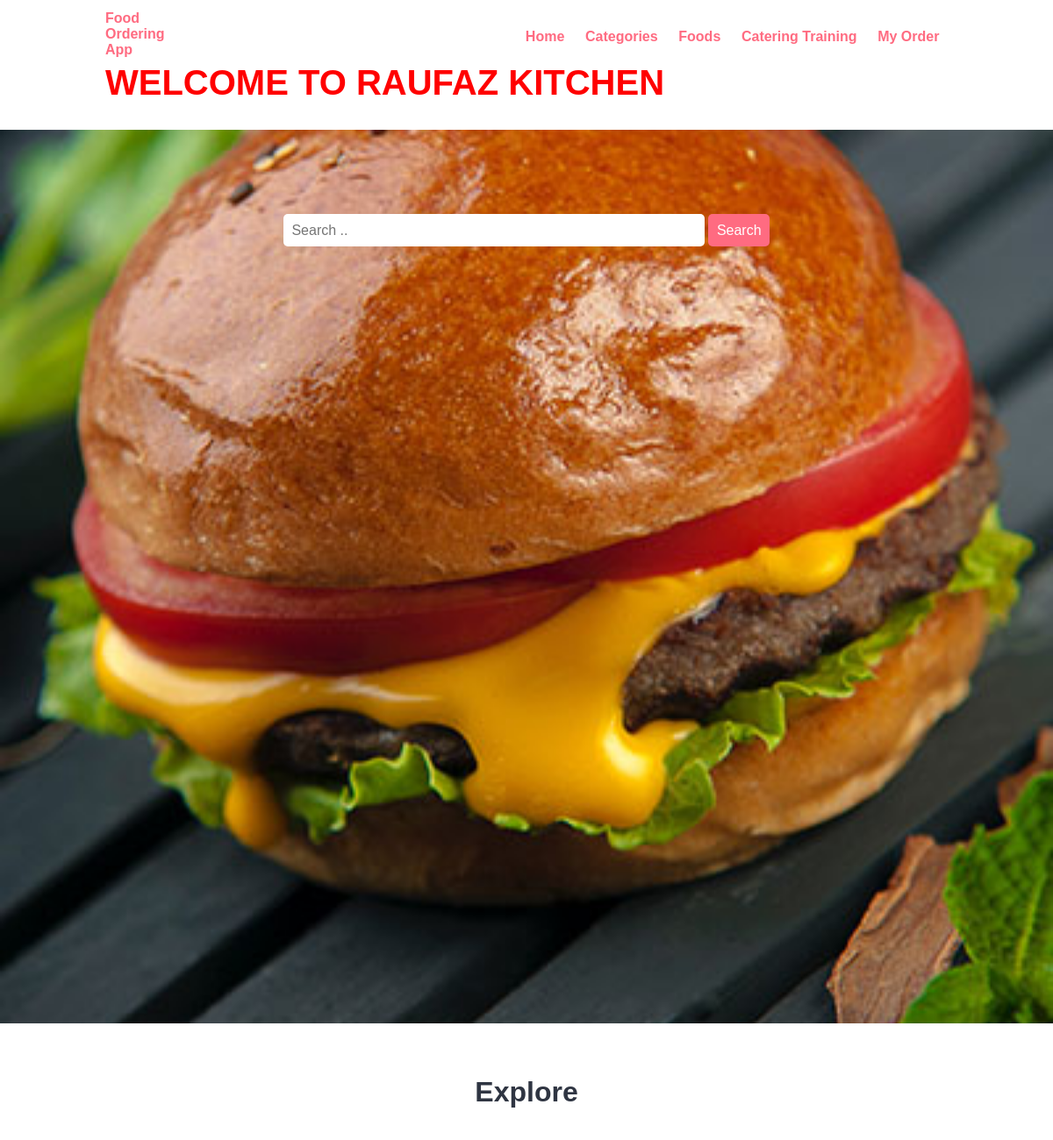
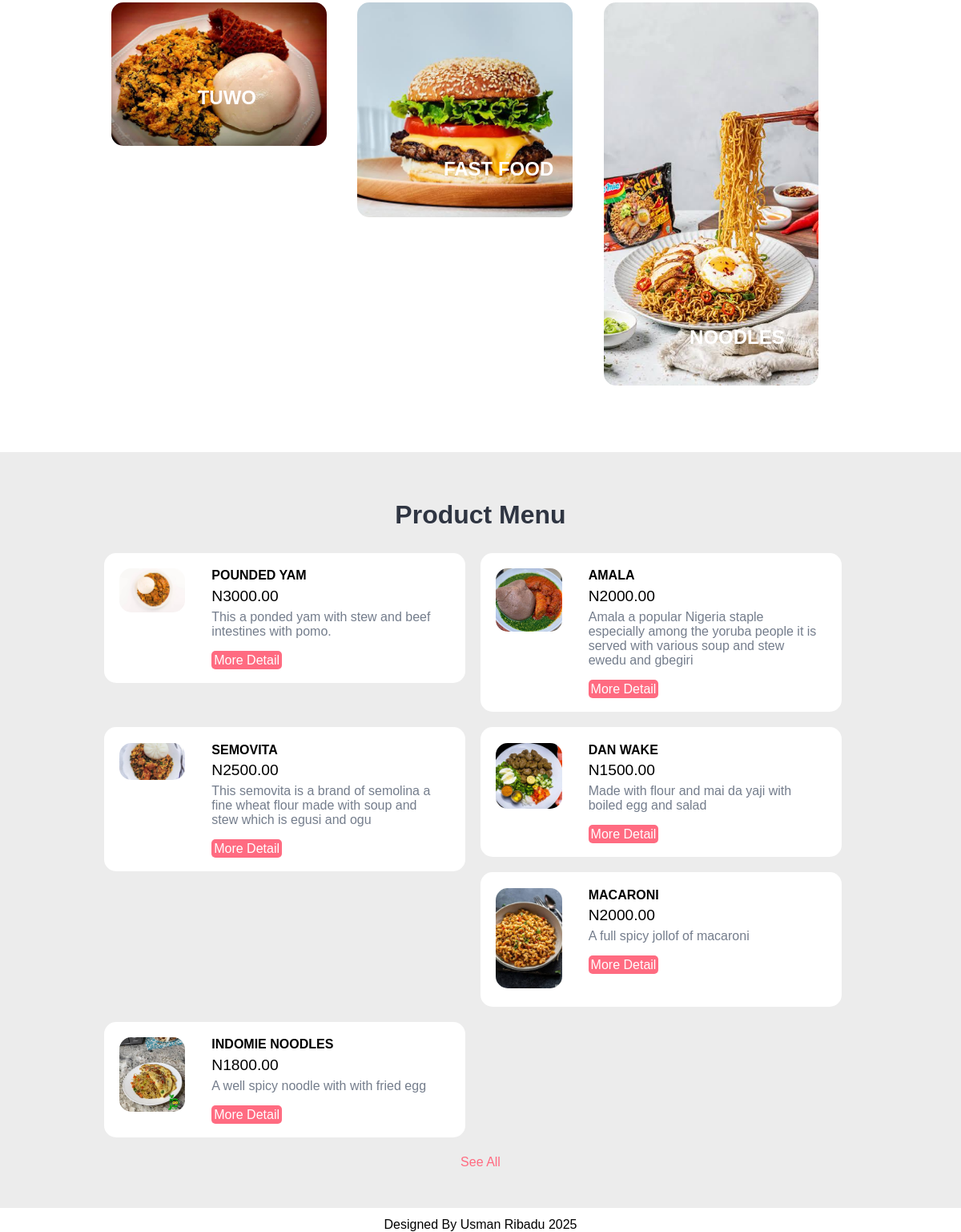
The page / on the database its author committed (2 pictures, top to bottom).
### tables this page shows
CREATE TABLE `tbl_category` (
  `id` int(10) UNSIGNED NOT NULL,
  `title` varchar(100) NOT NULL,
  `image_name` varchar(255) NOT NULL,
  `featured` varchar(10) NOT NULL,
  `active` varchar(10) NOT NULL
);

CREATE TABLE `tbl_food` (
  `id` int(10) UNSIGNED NOT NULL,
  `title` varchar(100) NOT NULL,
  `description` varchar(255) NOT NULL,
  `price` decimal(10,2) NOT NULL,
  `image_name` varchar(255) NOT NULL,
  `category_id` int(10) UNSIGNED NOT NULL,
  `featured` varchar(10) NOT NULL,
  `active` varchar(10) NOT NULL
);

### index.php (the view, shortened to what this page needs)
<?php require 'partials-front/menu.php'; ?>
<head>
</head>
<section class="food-search text-center"style="background-image: url(burger.jpg);
background-size: cover;
background-position:center;
height:30vh">
    <div class="container">
        <form action="<?php echo SITEURL; ?>food-search.php" method="POST">
            <input type="search" name="search" placeholder="Search .." required>
            <input type="submit" name="submit" value="Search" class="btn btn-primary">
        </form>
    </div>
</section>
<section class="categories">
    <div class="container">
        <h2 class="text-center">Explore</h2>
        <?php
            $sql = "SELECT * FROM tbl_category WHERE active = 'Yes' AND featured='Yes' LIMIT 3";
            $res = mysqli_query($conn, $sql);
            $count = mysqli_num_rows($res);
            if($count>0)
            {
                while($row=mysqli_fetch_assoc($res))
                {
                    $id = $row['id'];
                    $title = $row['title'];
                    $image_name = $row['image_name'];
                    ?>
                    <a href="<?php echo SITEURL; ?>category-foods.php?category_id=<?php echo $id; ?>">
                        <div class="box-3 float-container">
                            <?php
                                if($image_name=="")
                                {
                                    echo "<div class='error'>Image not Available</div>";
                                }
                                else
                                {
                                    ?>
                                    <img src="<?php echo SITEURL; ?>images/category/<?php echo $image_name; ?>" alt="Pizza" class="img-responsive img-curve">
                                    <?php
                                }
                            ?>
                            <h3 class="float-text text-white"><?php echo $title; ?></h3>
                        </div>
                    </a>
                    <?php
                }
            }
            else
            {
                echo "<div class='error'>Category not Added.</div>";
            }
        ?>
    </div>
</section>
<section class="food-menu">
    <div class="container">
        <h2 class="text-center">Product Menu</h2>
        <?php
        $sql2 = "SELECT * FROM tbl_food WHERE active='Yes' AND featured='Yes' LIMIT 6";
        $res2 = mysqli_query($conn, $sql2);
        $count2 = mysqli_num_rows($res2);
        if($count2>0)
        {
            while($row=mysqli_fetch_assoc($res2))
            {
                $id = $row['id'];
                $title = $row['title'];
                $price = $row['price'];
                $description = $row['description'];
                $image_name = $row['image_name'];
                ?>
                <div class="food-menu-box">
                    <div class="food-menu-img">
                        <?php
                            if($image_name=="")
                            {
                                echo "<div class='error'>Image not available.</div>";
                            }
                            else
                            {
                                ?>
                                <img src="<?php echo SITEURL; ?>images/food/<?php echo $image_name; ?>" alt="Chicke Hawain Pizza" class="img-responsive img-curve">
                                <?php
                            }
                        ?>
                    </div>
                    <div class="food-menu-desc">
                        <h4><?php echo $title; ?></h4>
                        <p class="food-price">N<?php echo $price; ?></p>
                        <p class="food-detail">
                            <?php echo $description; ?>
                        </p>
                        <br>
                        <a href="<?php echo SITEURL; ?>order.php?food_id=<?php echo $id; ?>" class="btn btn-primary">More Detail</a>
                    </div>
                </div>
                <?php
            }
        }
        else
        {
            echo "<div class='error'>Product not available.</div>";
        }
        ?>
    </div>
    <p class="text-center">
        <a href="foods.php">See All</a>
    </p>
</section>
<?php include('partials-front/footer.php'); ?>

### partials-front/menu.php (shortened to what this page needs)
<!DOCTYPE html>
<html lang="en">
<head>
    <link rel="stylesheet" href="css/style.css">
</head>
<body>
    <section class="navbar">
        <div class="container">
            <div class="logo">
                <a href="#" title="Logo">
                    <h4>Food Ordering App</h4>
                </a>
            </div>
            <div class="menu text-right">
                <ul>
                    <li>
                        <a href="<?php echo SITEURL; ?>">Home</a>
                    </li>
                    <li>
                        <a href="<?php echo SITEURL; ?>categories.php">Categories</a>
                    </li>
                    <li>
                        <a href="<?php echo SITEURL; ?>foods.php">Foods</a>
                    </li>
                    <li>
                        <a href="<?php echo SITEURL; ?>apply.php">Catering Training</a>
                    </li>
                    <li>
                        <a href="<?php echo SITEURL; ?>view-orders.php">My Order</a>
                    </li>
                </ul>
            </div>
            <h2 style="font-size:40px; font-family: Arial, sans-serif text-align:center; margin: top 400px; text-shadow: #000; color:RED;">
            <marquee behavior="" direction="rtl">WELCOME TO RAUFAZ KITCHEN</marquee>
        </h2>
        </div>
    </section>

### partials-front/footer.php
    <section class="footer">
        <div class="container text-center">
            <p> Designed By Usman Ribadu 2025 </p>
        </div>
    </section>
</body>
</html>

### css/style.css (style rules this page uses)
* { margin: 0 0; padding: 0 0; font-family: Arial, Helvetica, sans-serif; }
.container { width: 80%; margin: 0 auto; padding: 1%; }
.img-responsive { width: 100%; }
.img-curve { border-radius: 15px; }
.text-right { text-align: right; }
.text-center { text-align: center; }
.text-white { color: white; }
a { color: #ff6b81; text-decoration: none; }
.btn { padding: 1%; border: none; font-size: 1rem; border-radius: 5px; }
.btn-primary { background-color: #ff6b81; color: white; cursor: pointer; }
h2 { color: #2f3542; font-size: 2rem; margin-bottom: 2%; }
h3 { font-size: 1.5rem; }
.float-container { position: relative; }
.float-text { position: absolute; bottom: 50px; left: 40%; }
.logo { width: 10%; float: left; }
.menu { line-height: 60px; }
.menu ul { list-style-type: none; }
.menu ul li { display: inline; padding: 1%; font-weight: bold; }
.food-search { background-image: url(price.jpg); background-size: cover; background-repeat: no-repeat; background-position: center; padding: 7% 0; }
.food-search input[type="search"] { width: 50%; padding: 1%; font-size: 1rem; border: none; border-radius: 5px; }
.categories { padding: 4% 0; }
.box-3 { width: 28%; float: left; margin: 2%; }
.food-menu { background-color: #ececec; padding: 4% 0; }
.food-menu-box { width: 43%; margin: 1%; padding: 2%; float: left; background-color: white; border-radius: 15px; }
.food-menu-img { width: 20%; float: left; }
.food-menu-desc { width: 70%; float: left; margin-left: 8%; }
.food-price { font-size: 1.2rem; margin: 2% 0; }
.food-detail { font-size: 1rem; color: #747d8c; }

### index.php (style rules this page uses)
body { font-family: 'Montserrat'; }

### rows shown on the page
tbl_category: image_name (picture), title "TUWO"
tbl_category: image_name (picture), title "FAST FOOD"
tbl_category: image_name (picture), title "NOODLES"
tbl_food: image_name (picture), title "POUNDED YAM", price "3000.00", description "This a ponded yam with stew and beef intestines with pomo."
tbl_food: image_name (picture), title "AMALA", price "2000.00", description "Amala a popular Nigeria staple especially among the yoruba people it is served with various soup and stew ewedu and gbegiri"
tbl_food: image_name (picture), title "SEMOVITA", price "2500.00", description "This semovita is a brand of semolina a fine wheat flour made with soup and stew which is egusi and ogu"
tbl_food: image_name (picture), title "DAN WAKE", price "1500.00", description "Made with flour and mai da yaji with boiled egg and salad"
tbl_food: image_name (picture), title "MACARONI", price "2000.00", description "A full spicy jollof of macaroni"
tbl_food: image_name (picture), title "INDOMIE NOODLES", price "1800.00", description "A well spicy noodle with with fried egg"
